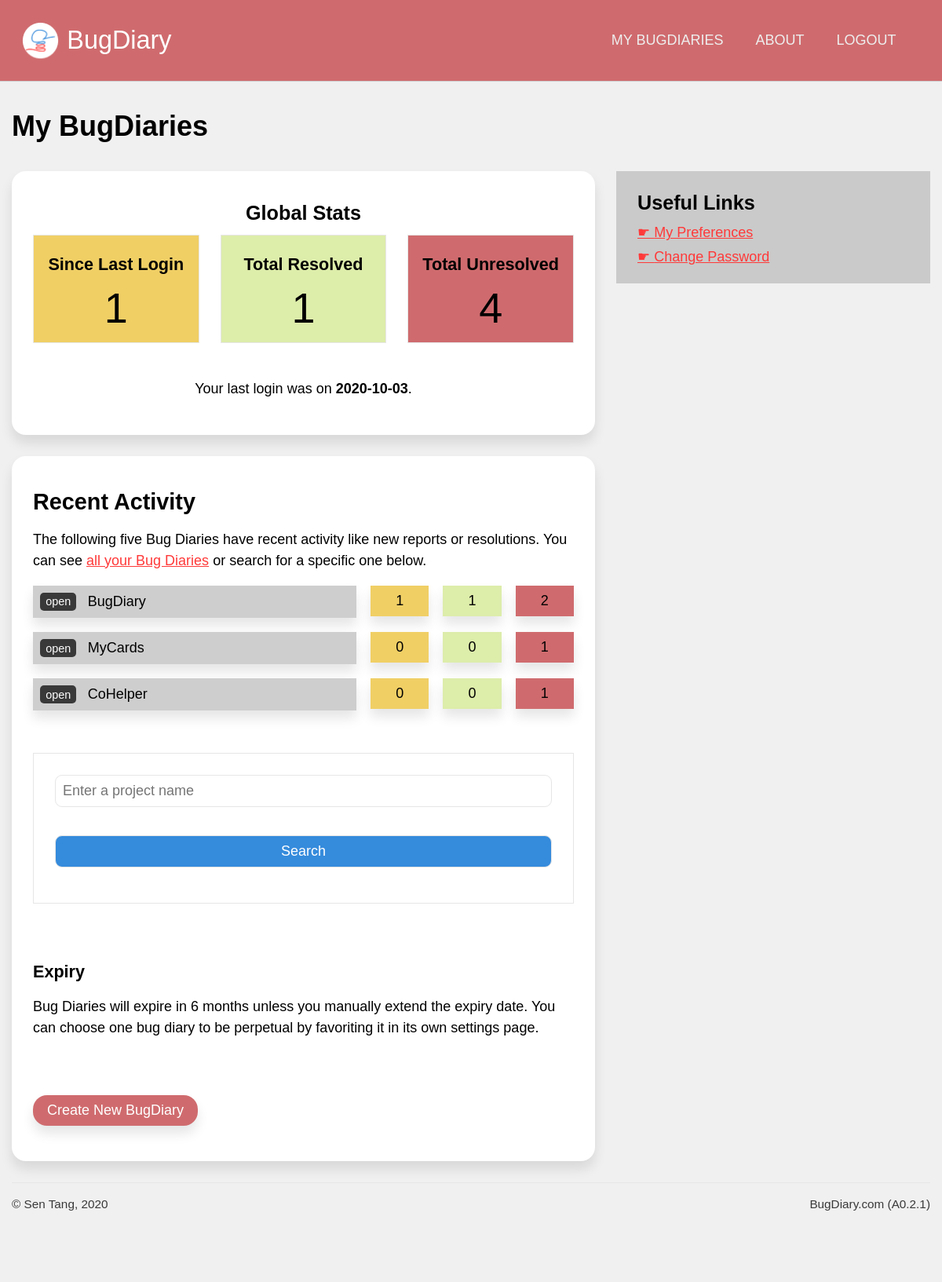
The page /users/dashboard (signed in) on the database as committed earlier.
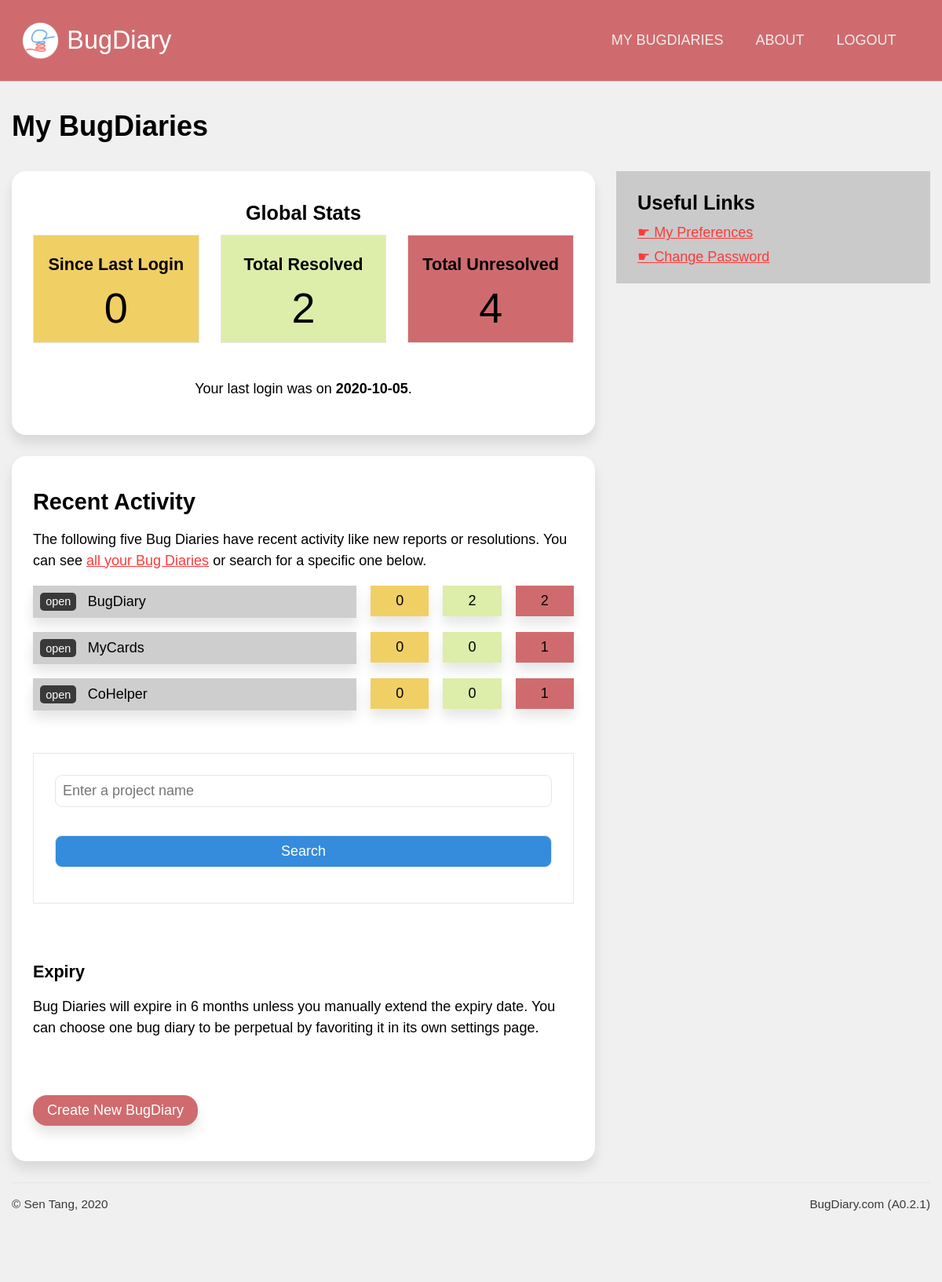
The same page on the database as committed later.
### application/models.py (models this page shows, shortened)
class Users(db.Model, UserMixin):
    id = db.Column(db.Integer, primary_key = True, nullable = False)
    display_name = db.Column(db.String(200), nullable = False)
    email = db.Column(db.String(200), index = True, unique = True, nullable = False)
    password = db.Column(db.String(200), nullable = False)
    bio = db.Column(db.Text, nullable = False)
    last_login = db.Column(db.DateTime, nullable = False)
    account_type = db.Column(db.Integer, db.ForeignKey('account_types.id'), default = 1)
    owned_projects = db.relationship('Projects', backref="project_owner")
    comments = db.relationship('Bug_comments', backref="comment_author")
    blog_posts = db.relationship('Blog_posts', backref="post_author")
    collab_projects = db.relationship('Projects', secondary = users_to_projects, backref = db.backref("collaborators", lazy = 'dynamic'), lazy='dynamic')

class Projects(db.Model):
    id  = db.Column(db.Integer, primary_key = True, nullable = False)
    url = db.Column(db.String(22), index = True, unique = True, nullable = False)
    name = db.Column(db.String(100), nullable = False)
    description = db.Column(db.Text, nullable = False)
    creation_date = db.Column(db.DateTime, index = True, nullable = False)
    expiry_date = db.Column(db.DateTime, index = True, nullable = False)
    status = db.Column(db.String(10), nullable = False)
    access_code = db.Column(db.String(50), nullable = True)
    last_activity = db.Column(db.DateTime(), default = dt.datetime.now())
    memo = db.Column(db.String(500), default = "Post a memo here!")
    owner = db.Column(db.Integer, db.ForeignKey('users.id')) #linked
    bugs = db.relationship('Bugs', backref = 'containing_project', cascade = "all,delete")
    locations = db.relationship('Project_bug_locations', backref = 'locations_in', cascade = "all,delete")
    types = db.relationship('Project_bug_types', backref = 'types_in', cascade = "all,delete")
    settings = db.relationship('Project_settings', backref = 'settings_for', cascade = "all,delete", uselist = False)
    blog_posts = db.relationship('Blog_posts', backref= 'post_target', cascade = "all,delete")

### application/users/views.py (the view)
@users.route('/dashboard')
@login_required
def dashboard():
    since_last_login = Bugs.query.filter(Bugs.containing_project.has(Projects.id.in_([ proj.id for proj in current_user.owned_projects]))).filter_by(status = "PENDING").filter(Bugs.report_date > current_user.last_login).count()
    resolved = Bugs.query.filter(Bugs.containing_project.has(Projects.id.in_([ proj.id for proj in current_user.owned_projects]))).filter_by(status = "RESOLVED").count()
    unresolved = Bugs.query.filter(Bugs.containing_project.has(Projects.id.in_([ proj.id for proj in current_user.owned_projects]))).filter_by(status = "PENDING").count()
    project_list = current_user.collab_projects
    project_summaries = []
    for project in project_list:
        project_summaries.append({'name': project.name, 'description': project.description, 'url': project.url, 'last_activity': project.last_activity,
        'since_last_login': Bugs.query.filter_by(project = project.id).filter_by(status = "PENDING").filter(Bugs.report_date > current_user.last_login).count(),
        'resolved': Bugs.query.filter_by(project = project.id).filter_by(status = "RESOLVED").count(),
        'unresolved': Bugs.query.filter_by(project = project.id).filter_by(status = "PENDING").count()})
    def get_dates(p):
        return p['last_activity']
    project_summaries.sort(key=get_dates, reverse=True)
    return render_template('user_dash.html', user = current_user, since_last_login = since_last_login, resolved = resolved, unresolved = unresolved, project_summaries = project_summaries[:5])

### application/models.py (called while the page is built)
@login_manager.user_loader
def load_user(user_id):
    return Users.query.get(user_id)

### application/users/templates/users/user_dash.html (shortened to what this page needs)
{% extends 'confined.html' %}
{% import 'macros.html' as macros %}
{% block main %}
<h1>My BugDiaries</h1>
<div class="main-aside">
    <main>
        <div class="bg-white rounded shadowed block text-centered">
            <h3>Global Stats</h3>
            <div class="block-comparison-3">
                <div class="comp1 text-centered lined bg-yellow">
                    <h4>Since Last Login</h4>
                    <span class="bignum">{{ since_last_login }}</span>
                </div>
                <div class="comp2 text-centered lined bg-green">
                    <h4>Total Resolved</h4>
                    <span class="bignum">{{ resolved }}</span>
                </div>
                <div class="comp3 text-centered lined bg-red">
                    <h4>Total Unresolved</h4>
                    <span class="bignum">{{ unresolved }}</span>
                </div>
            </div>
            <p>
                Your last login was on <b>{{ current_user.last_login.strftime('%Y-%m-%d') }}</b>.
            </p>
        </div>
        <div class="bg-white rounded shadowed block">
            <h2>Recent Activity</h2>
            <p>
                The following five Bug Diaries have recent activity like new reports or resolutions. You can see <a href="{{ url_for('users.all_projects') }}">all your Bug Diaries</a> or search for a specific one below.
            </p>
            {% for project in project_summaries %}
            {{ macros.summary_with_stats(project) }}
            {% endfor %}
            <div class="spacer-small"></div>
            {{ macros.search(current_user.collab_projects) }}
            <div class="spacer-small"></div>
            <h4>Expiry</h4>
            <p>
                Bug Diaries will expire in 6 months unless you manually extend the expiry date. You can choose one bug diary to be perpetual by favoriting it in its own settings page.
            </p>
            <div class="spacer-small"></div>
            <a href="{{ url_for('projects.create') }}" class="button-primary rounded shadowed">
                Create New BugDiary
            </a>
        </div>
    </main>
    <aside>
        <div class="sidebar-block bg-gray">
            <h3>Useful Links</h3>
            <a href="{{ url_for('users.preferences') }}" class="navigation">My Preferences</a>
            <a href="{{ url_for('users.settings') }}" class="navigation">Change Password</a>
        </div>
    </aside>
</div>
{% endblock %}

### application/templates/confined.html (shortened to what this page needs)
{% extends "base.html" %}
{% block templateMain %}
<main class="confined">
  {% block main %}
  {% endblock %}
</main>
{% endblock %}

### application/templates/macros.html (shortened to what this page needs)
{% macro search(suggestions) %}
<form action="{{ url_for('users.search') }}" method="get" class="lined bg-white block" autocomplete="off">
    <input name="search_term" type="text" list="project_names" placeholder="Enter a project name">
    <input type="submit" value="Search" class="button-secondary">
</form>
{% endmacro %}
{% macro summary_with_stats(project) %}
<div class="project-summary">
    <div class="name shadowed">
        <a href="{{ url_for('projects.dashboard', project_url = project['url']) }}">open</a><span onclick="toggleElement('sum-{{project.id}}')">{{ project['name'] }}</span>
    </div>
    <div class="stats text-centered shadowed bg-yellow">
        {{ project['since_last_login'] }}
    </div>
    <div class="stats text-centered shadowed bg-green">
        {{ project['resolved'] }}
    </div>
    <div class="stats text-centered shadowed bg-red">
        {{ project['unresolved'] }}
    </div>
</div>
{% endmacro %}

### application/templates/base.html (shortened to what this page needs)
<!DOCTYPE html>
{% set version = "A0.2.1" %}
<html lang="en" dir="ltr">
  <head>
    <link rel="stylesheet" href="{{ url_for('static', filename='css/unilay5.css') }}?v={{version}}">
    <link rel="stylesheet" href="{{ url_for('static', filename='css/custom.css') }}?v={{version}}">
  </head>
  <body>
    <header>
        <div id="logo"><a href="{{ url_for('core.index') }}">
            {% block custom_logo %}BugDiary{% endblock %}
        </a></div>
        <nav id="navigation">
          {% block custom_nav %}
          <a href="{{ url_for('users.dashboard') }}">MY BUGDIARIES</a>
          <a href="{{ url_for('core.about') }}">ABOUT</a>
          {% if current_user.is_authenticated %}
          <a href="{{ url_for('users.logout') }}">LOGOUT</a>
          {% endif %}
          {% endblock %}
        </nav>
    </header>
      {% block templateMain %}{% endblock %}
    <footer>
      <div id="copyright">
        &copy; Sen Tang, 2020
      </div>
      <div id="version">
        BugDiary.com ({{ version }})
      </div>
    </footer>
  </body>
</html>

### application/static/css/unilay5.css (style rules this page uses)
body { font-size: 18px; font-family: sans-serif; color: #000; margin: 0; padding: 0; background-color: #f0f0f0; }
header { background-color: #cf6b6e; border-bottom: 1px solid #d0d0d0; padding: 1.5em; display: grid; text-align: center; grid-template-areas: "logo nav"; }
header #logo { padding-left: 1.8em; line-height: 1.5em; grid-area: logo; background-image: url("../images/logo-small.png"); background-repeat: no-repeat; background-size: contain; text-align: left; font-size: 1.8em; }
header #logo a:link, header #logo a:visited { color: #fff; text-decoration: none; }
header nav, header #navigation { grid-area: nav; padding: 0.75em; text-align: right; z-index: 10; }
header nav a, header #navigation a { text-transform: uppercase; display: inline-block; color: #eeeeee; text-decoration: none; padding: 0 1em; font-family: "Trebuchet MS", Helvetica, sans-serif; }
.confined { max-width: 65em; margin-left: auto; margin-right: auto; }
footer { border-top: 1px solid #e6e6e6; padding-top: 1em; padding-bottom: 5em; max-width: 65em; color: #393939; margin: auto; display: grid; grid-template-areas: "copyright version"; grid-gap: 0; }
footer #copyright { grid-area: copyright; text-align: left; font-size: 0.85em; }
footer #version { grid-area: version; text-align: right; font-size: 0.85em; }
p { line-height: 150%; }
main a.button-secondary, main a.button-primary { padding: 0.5em 1em; text-decoration: none; margin: 1em auto; display: inline-block; text-align: center; }
main a.button-primary { background-color: #cf6b6e; color: #fff; }
a:link, a:visited { color: #ff3939; }
a.navigation { display: block; margin: 0.5em 0; }
a.navigation:before { content: "☛ "; }
h2, h3, h4, h5 { margin: 0.5em 0; }
h1 { color: inherit; font-size: 2em; margin: 1em 0; }
h2 { color: inherit; font-size: 1.6em; }
h3 { color: inherit; font-size: 1.4em; }
h4 { color: inherit; font-size: 1.2em; }
.block { padding: 1.5em; margin-bottom: 1.5em; }
.sidebar-block { padding: 0.75em 1.5em; margin-bottom: 1.5em; }
.block-comparison-3 { display: grid; grid-template-areas: "comp1 comp2 comp3"; grid-template-columns: 1fr 1fr 1fr; grid-gap: 1.5em; }
.block-comparison-3 .comp1 { grid-area: comp1; }
.block-comparison-3 .comp2 { grid-area: comp2; }
.block-comparison-3 .comp3 { grid-area: comp3; }
.block-comparison-3 .comp1, .block-comparison-3 .comp2, .block-comparison-3 .comp3 { padding: 0.75em; margin-bottom: 1.5em; }
.aside-main, .main-aside { display: grid; grid-gap: 1.5em; }
.aside-main main, .main-aside main { grid-area: main; }
.aside-main aside, .main-aside aside { grid-area: aside; }
.main-aside { grid-template-areas: "main aside"; grid-template-columns: auto 400px; }
.spacer-small { padding-bottom: 2em; }
.lined { border: 1px solid #e6e6e6; }
.rounded { border-radius: 1em 1em 1em 1em; -moz-border-radius: 1em 1em 1em 1em; -webkit-border-radius: 1em 1em 1em 1em; }
.shadowed { -webkit-box-shadow: 0px 10px 15px 0px rgba(0, 0, 0, 0.1); -moz-box-shadow: 0px 10px 15px 0px rgba(0, 0, 0, 0.1); box-shadow: 0px 10px 15px 0px rgba(0, 0, 0, 0.1); }
.text-centered { text-align: center; }
.bg-white { background-color: #fff; }
.bg-green { background-color: #DDEDAA; }
.bg-red { background-color: #CF6B6E; }
.bg-yellow { background-color: #F0CF65; }
.bg-gray { background-color: #cacaca; }
form { font-size: 1em; }
input[type=text], input[type=number], input[type=submit], input[type=password], select, textarea, .button-styled { font-size: 1em; padding: 0.5em; -webkit-appearance: none; -moz-appearance: none; appearance: none; width: 100%; border: 1px solid; font-family: inherit; margin-bottom: 1em; border-color: #e6e6e6; -webkit-box-sizing: border-box; -moz-box-sizing: border-box; box-sizing: border-box; border-radius: 0.5em 0.5em 0.5em 0.5em; -moz-border-radius: 0.5em 0.5em 0.5em 0.5em; -webkit-border-radius: 0.5em 0.5em 0.5em 0.5em; }
input[type=submit] { margin-top: 1em; }
.button-primary { background-color: #cf6b6e; color: #fff; }
.button-secondary { background-color: #358bdc; color: #fff; }

Rows that differ between the two databases and show on the page:
changed Users: last_login "2020-10-03" → "2020-10-05"
computed for Projects "BugDiary": since_last_login "1" → "0"; resolved "1" → "2"
Other text that changed with them:
{{ since_last_login }}: "1" → "0"
{{ resolved }}: "1" → "2"
